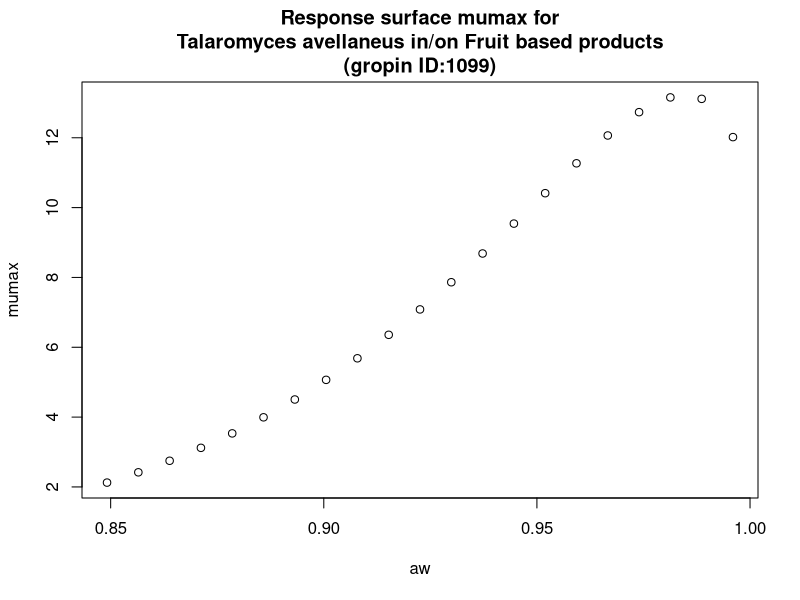

The R source for this figure:
#############################
# start of Parameter script
#############################
aw <- seq(0.849150849150849,0.995995,length.out=21)
#############################
# end of Parameter script
#############################
############################# 
# start of Model script Gropin ID 1099 
#############################
 
# constant coefficients for this model
 
variables <- data.frame(aw)
argumentsPar <- expand.grid(variables)
 
# heart of the model
response_surface <- function(aw) {
   mumax <-exp((2.183+6.445*sqrt(1-aw)-26.070*((sqrt(1-aw))^2)))

return(mumax=mumax)
} 

# output parameters
responseSurface <- cbind(argumentsPar,response_surface(argumentsPar['aw']))
colnames(responseSurface) <- c(colnames(argumentsPar),'mumax')
#############################
# End of Model script
#############################
############################# 
# start of Visualisation script Gropin ID 1099 
#############################
plot(aw,responseSurface$'mumax',xlab='aw',
                          ylab='mumax',main='Response surface mumax for
Talaromyces avellaneus in/on Fruit based products
(gropin ID:1099)')
#############################
# End of Visualisation script
#############################
